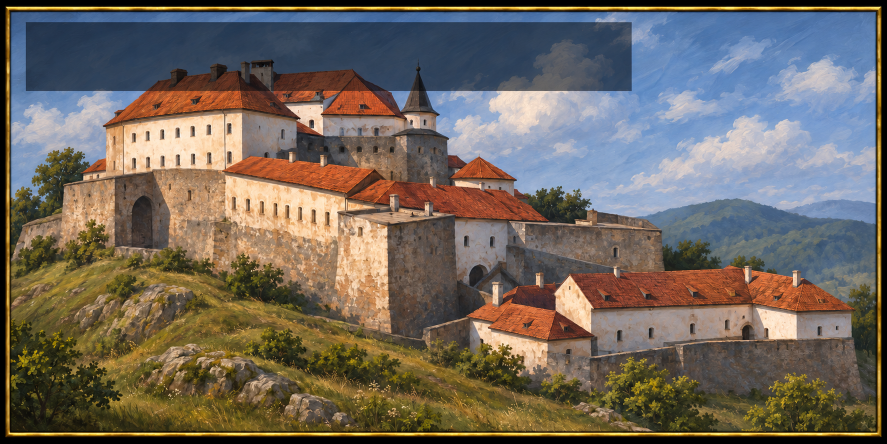
#> input picture gfx/interface/great_projects/source/palanok_fortress.png, 1774 x 887 px (shown at 1/2 size)
$ python build_uzh_states_general_icons.py
#> lines starting #> are read from the running program, lines starting #| are printed output that depends on the picture
### tools/build_government_ability_icons.py
"""Draw the button icons of the Galician and Volhynian government abilities.

Fifteen 82x82 sprites for four button-only mechanics:

  rip_hlc_boyar_council           3 buttons   round gold frame, crimson enamel
  rip_hlc_austrian_reorganization 6 buttons   black-and-gold octagon
  rip_vln_magnate_senate          3 buttons   arched gold frame, blue enamel
  rip_lit_pany_rada               3 buttons   shield frame, scarlet enamel, silver inner line

They replace the vanilla Cossack ability sprites these mechanics used to
borrow. The art is painted procedurally - polygons, gradients, a lit height
field and noise, supersampled 8x - so no image model and no external file is
involved, and --check can redraw every sprite and compare it with the
checked-in DDS. The edge length follows vanilla's own mechanic buttons
(devshirme, iqta, council of ten: 82x82); the frames follow its habit of one
frame shape per mechanic with a different picture inside.

    python tools/build_government_ability_icons.py            # write DDS + gfx
    python tools/build_government_ability_icons.py --check    # redraw and compare
    python tools/build_government_ability_icons.py --preview out.png --scale 4
    python tools/build_government_ability_icons.py --only boyar_office --preview x.png
    python tools/build_government_ability_icons.py --only rada_confirm --only rada_lord --only rada_retinues --preview x.png --columns 3
"""
from __future__ import annotations

import argparse
import math
import random
import sys
from collections import deque
from functools import reduce
from pathlib import Path

import numpy as np
from PIL import Image, ImageChops, ImageDraw, ImageEnhance, ImageFilter

ROOT = Path(__file__).resolve().parents[1]
SIZE = 82            # final sprite edge: vanilla's mechanic buttons are 82x82
SS = 4               # supersampling factor
S = SIZE * SS
LIGHT = (-0.55, -0.70, 0.62)          # light comes from the upper left
TEXTURE_DIR = 'gfx/interface/rip_government'
GFX_FILE = 'interface/RIP_shared_government_ability_icons.gfx'
CHECK_TOLERANCE = 3                    # per channel; float maths differs a little between machines


# --------------------------------------------------------------------------
# Toolkit. Coordinates are sprite units (0..82); a mask is an 'L' image at
# supersampled size, a layer an 'RGBA' image of the same size.
# --------------------------------------------------------------------------

def _px(points):
    return [(x * SS, y * SS) for x, y in points]


def hexc(value):
    value = value.lstrip('#')
    return tuple(int(value[i:i + 2], 16) for i in (0, 2, 4))


def blank_mask():
    return Image.new('L', (S, S), 0)


def full_mask():
    return Image.new('L', (S, S), 255)


def blank_layer():
    return Image.new('RGBA', (S, S), (0, 0, 0, 0))


# [11 lines left out: functions poly, rotate_points, not called in this run]


def place(points, degrees, at):
    """Rotate local points (y down, positive degrees turn clockwise on screen) and move them to `at`."""
    return rotate_points(points, math.radians(degrees), shift=at)


# [32 lines left out: functions ellipse, stroke, bezier, not called in this run]


def arc_points(cx, cy, rx, ry, a0, a1, n=32):
    return [(cx + rx * math.cos(a0 + (a1 - a0) * i / n), cy + ry * math.sin(a0 + (a1 - a0) * i / n))
            for i in range(n + 1)]


def union(*masks):
    return reduce(ImageChops.lighter, masks)


def minus(a, b):
    return ImageChops.subtract(a, b)


def inter(a, b):
    return ImageChops.multiply(a, b)


def blur(mask, radius):
    return mask.filter(ImageFilter.GaussianBlur(radius * SS))


def move(mask, dx, dy):
    return mask.transform(mask.size, Image.AFFINE, (1, 0, -dx * SS, 0, 1, -dy * SS), Image.BILINEAR)


# [5 lines left out: function grow, not called in this run]


def scaled(mask, factor):
    return mask.point(lambda v: int(v * factor))


# [24 lines left out: functions solid, from_alpha, over, clip, not called in this run]


def turn(layer, degrees, cx, cy):
    """Turn a whole layer about a point; positive degrees turn clockwise on screen."""
    return layer.rotate(-degrees, resample=Image.BICUBIC, center=(cx * SS, cy * SS))


# [8 lines left out: function ramp, not called in this run]


def _to_layer(rgb, mask):
    rgba = np.dstack([np.clip(rgb, 0, 255), np.asarray(mask, dtype=np.float32)]).astype(np.uint8)
    return Image.fromarray(rgba, 'RGBA')


_GRID = np.mgrid[0:S, 0:S].astype(np.float32)


# [52 lines left out: functions gradient, radial, shaded, roundness, glow, not called in this run]


def shadow(mask, dx=0.9, dy=1.3, softness=1.3, alpha=0.55, color=(0, 0, 0)):
    return solid(blur(move(mask, dx, dy), softness), color, alpha)


def outline(mask, width=0.7, color=(20, 10, 6), alpha=0.9):
    return solid(minus(grow(mask, width), mask), color, alpha)


# [53 lines left out: functions noise, tint, desaturate, strands, not called in this run]


# --------------------------------------------------------------------------
# Palettes (dark -> lit)
# --------------------------------------------------------------------------

GOLD = [(0.0, hexc('#3a2208')), (0.30, hexc('#8a5a14')), (0.5, hexc('#d6a22a')),
        (0.72, hexc('#f3d36a')), (1.0, hexc('#fff3b8'))]
STEEL = [(0.0, hexc('#1e262e')), (0.35, hexc('#5a6a78')), (0.5, hexc('#9aa8b4')),
         (0.75, hexc('#d6e0e8')), (1.0, hexc('#ffffff'))]
PARCHMENT = [(0.0, hexc('#8a6a3a')), (0.35, hexc('#c8a96a')), (0.5, hexc('#e8d9a8')),
             (0.8, hexc('#f6ecc8')), (1.0, hexc('#fffbe8'))]
WOOD = [(0.0, hexc('#2a160a')), (0.4, hexc('#5a3418')), (0.6, hexc('#7d4e26')),
        (0.85, hexc('#a8703a')), (1.0, hexc('#d0a066'))]
DARK_WOOD = [(0.0, hexc('#120904')), (0.4, hexc('#2e1a0c')), (0.6, hexc('#472a14')),
             (0.85, hexc('#6a4424')), (1.0, hexc('#a07a4a'))]
LEATHER = [(0.0, hexc('#1e0f06')), (0.4, hexc('#4a2a12')), (0.6, hexc('#6a3e1c')),
           (0.85, hexc('#8c5a2c')), (1.0, hexc('#c08a50'))]
FUR = [(0.0, hexc('#120a06')), (0.4, hexc('#2e1c10')), (0.6, hexc('#4a2e1a')),
       (0.85, hexc('#6e4c2e')), (1.0, hexc('#9a7a54'))]
VELVET_RED = [(0.0, hexc('#2a0508')), (0.4, hexc('#6a0e14')), (0.6, hexc('#9a1a22')),
              (0.85, hexc('#c4323a')), (1.0, hexc('#ee7a74'))]
WAX = [(0.0, hexc('#2e0606')), (0.4, hexc('#7a1010')), (0.6, hexc('#a81818')),
       (0.85, hexc('#d03a30')), (1.0, hexc('#ff9a88'))]
SKIN = [(0.0, hexc('#6a3a22')), (0.4, hexc('#c8885a')), (0.6, hexc('#e0aa80')),
        (0.85, hexc('#f2cba4')), (1.0, hexc('#fff2de'))]
BLUE_CLOTH = [(0.0, hexc('#08183a')), (0.4, hexc('#143a78')), (0.6, hexc('#2058a0')),
              (0.85, hexc('#4a86cc')), (1.0, hexc('#a8c8f0'))]
GREEN_CLOTH = [(0.0, hexc('#08240e')), (0.4, hexc('#145a24')), (0.6, hexc('#24803a')),
               (0.85, hexc('#4aac5e')), (1.0, hexc('#a8e0b0'))]
CANVAS = [(0.0, hexc('#8a7a5a')), (0.4, hexc('#cfc09a')), (0.6, hexc('#ece0bc')),
          (0.85, hexc('#fbf3d8')), (1.0, hexc('#ffffff'))]
THATCH = [(0.0, hexc('#4a3512')), (0.4, hexc('#8a6a28')), (0.6, hexc('#b8903a')),
          (0.85, hexc('#dcb858')), (1.0, hexc('#f8e090'))]
STONE = [(0.0, hexc('#22262e')), (0.4, hexc('#4c5668')), (0.6, hexc('#6e7a90')),
         (0.85, hexc('#98a6bc')), (1.0, hexc('#d4deee'))]
BLACK_ENAMEL = [(0.0, hexc('#050505')), (0.5, hexc('#161616')), (1.0, hexc('#46464a'))]
CRIMSON_ENAMEL = [(0.0, hexc('#2a0608')), (0.5, hexc('#6a1414')), (1.0, hexc('#b03028'))]
BLUE_ENAMEL = [(0.0, hexc('#08142e')), (0.5, hexc('#16336a')), (1.0, hexc('#3a68b0'))]

# Pany Rada: the Grand Duchy's red field, the Pahonia's silver, horses, coats and wax
TEAL_ENAMEL = [(0.0, hexc('#04201e')), (0.5, hexc('#0e5a54')), (1.0, hexc('#2aa89a'))]
VIOLET_ENAMEL = [(0.0, hexc('#1a0a2e')), (0.5, hexc('#46207a')), (1.0, hexc('#8a52c8'))]
UMBER_ENAMEL = [(0.0, hexc('#2a1606')), (0.5, hexc('#7a4a14')), (1.0, hexc('#c8882e'))]
SCARLET_ENAMEL = [(0.0, hexc('#38060a')), (0.5, hexc('#9a1218')), (1.0, hexc('#e04030'))]
SCARLET_FIELD = [(0.0, hexc('#3a060a')), (0.4, hexc('#8a1016')), (0.6, hexc('#b8161e')), (0.85, hexc('#e0302c')), (1.0, hexc('#ff7a66'))]
SILVER_LINE = [(0.0, hexc('#4a5460')), (0.45, hexc('#a8b4c0')), (0.75, hexc('#e8eef4')), (1.0, hexc('#ffffff'))]
SILVER_WHITE = [(0.0, hexc('#7c889c')), (0.40, hexc('#c4ccd9')), (0.62, hexc('#e6ebf2')), (0.85, hexc('#fafcff')), (1.0, hexc('#ffffff'))]
SILVER_PLATE = [(0.0, hexc('#46525f')), (0.40, hexc('#8d9aa8')), (0.62, hexc('#c2ccd6')), (0.85, hexc('#e8eef4')), (1.0, hexc('#ffffff'))]
BAY = [(0.0, hexc('#1a0c06')), (0.40, hexc('#42220f')), (0.62, hexc('#64371a')), (0.85, hexc('#8a5428')), (1.0, hexc('#b8854e'))]
DUN = [(0.0, hexc('#2a1c0e')), (0.40, hexc('#6a4a24')), (0.62, hexc('#8c6a38')), (0.85, hexc('#b8925a')), (1.0, hexc('#e2c48a'))]
GREY_HORSE = [(0.0, hexc('#2e3640')), (0.40, hexc('#6a7684')), (0.62, hexc('#8e9aa8')), (0.85, hexc('#c0cad4')), (1.0, hexc('#eef2f6'))]
BLACK_HORSE = [(0.0, hexc('#050608')), (0.40, hexc('#16181c')), (0.62, hexc('#262a30')), (0.85, hexc('#40464e')), (1.0, hexc('#6a727c'))]
MAIL = [(0.0, hexc('#20262e')), (0.40, hexc('#4c5866')), (0.62, hexc('#76828f')), (0.85, hexc('#aab6c2')), (1.0, hexc('#e4ecf2'))]
RED_COAT = [(0.0, hexc('#2a0508')), (0.4, hexc('#7a1018')), (0.62, hexc('#a81c24')), (0.85, hexc('#d04040')), (1.0, hexc('#f08a80'))]
SKY_BLUE_COAT = [(0.0, hexc('#0a1830')), (0.4, hexc('#1c4478')), (0.62, hexc('#2c64a8')), (0.85, hexc('#5a92d0')), (1.0, hexc('#b0d0f4'))]
YELLOW_COAT = [(0.0, hexc('#3a2a06')), (0.4, hexc('#8a6a14')), (0.62, hexc('#c49a22')), (0.85, hexc('#e8c448')), (1.0, hexc('#fff0a0'))]
BEARD_GREY = [(0.0, hexc('#585c60')), (0.5, hexc('#a8acb0')), (1.0, hexc('#f0f2f4'))]
BEARD_BROWN = [(0.0, hexc('#1a0e08')), (0.5, hexc('#4a2c18')), (1.0, hexc('#8a6444'))]
SABLE = [(0.0, hexc('#0c0604')), (0.4, hexc('#241408')), (0.62, hexc('#3a2410')), (0.85, hexc('#5c3e20')), (1.0, hexc('#8a6a40'))]
WAX_GREEN = [(0.0, hexc('#08240e')), (0.4, hexc('#1c5a2a')), (0.6, hexc('#2c7c3c')), (0.85, hexc('#52a862')), (1.0, hexc('#b0e8b8'))]
WAX_YELLOW = [(0.0, hexc('#3a2a06')), (0.4, hexc('#8a6a14')), (0.6, hexc('#c49a22')), (0.85, hexc('#e8c448')), (1.0, hexc('#fff0a0'))]


# --------------------------------------------------------------------------
# Frames
# --------------------------------------------------------------------------

def octagon_points(cx, cy, radius):
    return [(cx + radius * math.cos(math.pi / 8 + i * math.pi / 4) / math.cos(math.pi / 8),
             cy + radius * math.sin(math.pi / 8 + i * math.pi / 4) / math.cos(math.pi / 8)) for i in range(8)]


# [6 lines left out: function arch_poly, not called in this run]


def erode(mask, radius):
    """Shrink by `radius` units (the dual of grow)."""
    return ImageChops.invert(grow(ImageChops.invert(mask), radius))


# [25 lines left out: functions shield_poly, frame_masks, not called in this run]


INNER_LINE = {'shield': SILVER_LINE}      # every other frame keeps a gold inner line


# [17 lines left out: function draw_frame, not called in this run]


# --------------------------------------------------------------------------
# Props
# --------------------------------------------------------------------------

def backdrop(stops, center, radius):
    return radial(full_mask(), stops, center, radius)


def contact(cx, cy, rx, ry, alpha=0.5):
    return solid(blur(ellipse(cx, cy, rx, ry), 1.1), (0, 0, 0), alpha)


# [630 lines left out: functions fur_hat, charter, tear_apart, wax_seal, crown, sword and 21 more, not called in this run]


class DesignGrid:
    """Design-grid (0..100) to sprite mapping."""
    def __init__(self, cx, cy, scale, flip=False, degrees=0.0):
        self.cx, self.cy, self.k, self.flip, self.deg = cx, cy, scale, flip, degrees

    # [9 lines left out: function __call__, not called in this run]

    def pts(self, points):
        return [self(x, y) for x, y in points]

    def w(self, widths):
        return [v * self.k for v in widths]


# [26 lines left out: function vytis_parts, not called in this run]


def paint_part(layer, mask, stops, softness=0.8, relief=1.6, gain=1.5, spec=0.0, texture=None, edge=(20, 12, 10), edge_w=0.4, edge_a=0.95):
    layer = over(layer, outline(mask, edge_w, edge, edge_a))
    return over(layer, shaded(mask, stops, softness, relief=relief, gain=gain, spec=spec, texture=texture))


# [314 lines left out: functions vytis, walker_parts, boyar_rider, spline, rada_lord, hanging_seals and 8 more, not called in this run]


# --------------------------------------------------------------------------
# Painted source asset loaders and compositors
# --------------------------------------------------------------------------

_PAINTED_CACHE: dict[tuple, Image.Image] = {}
_ATLAS_ROWS = (0.0, 0.25, 0.5, 0.732, 1.0)


def _raw_image(rel_path: str) -> Image.Image:
    key = ('raw', rel_path)
    if key not in _PAINTED_CACHE:
        im = Image.open(ROOT / rel_path).convert('RGBA')
        if 'great_projects/source/' in rel_path.replace('\\', '/'):
            w, h = im.size
            im = im.crop((int(w * 0.025), int(h * 0.215), int(w * 0.975), int(h * 0.965)))
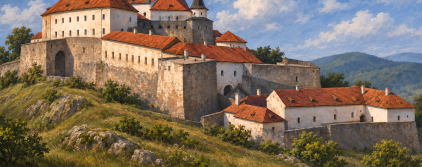
#> im: PIL image 1685x665 RGBA (shown at 1/4 size); mean R, G, B, A 129, 113, 95.9, 255
        _PAINTED_CACHE[key] = im
    return _PAINTED_CACHE[key]


# [199 lines left out: functions remove_dark_bg, atlas_cutout, gov_cutout, priv_cutout, church_cutout, disaster_cutout and 5 more, not called in this run]


def grade_rgba(
    image: Image.Image,
    tint_rgb: tuple[float, float, float] = (1.0, 1.0, 1.0),
    sat: float = 1.0,
    brightness: float = 1.0,
    contrast: float = 1.0,
) -> Image.Image:
    alpha = image.getchannel('A')
    rgb = image.convert('RGB')
    if sat != 1.0:
        rgb = ImageEnhance.Color(rgb).enhance(sat)
    if contrast != 1.0:
        rgb = ImageEnhance.Contrast(rgb).enhance(contrast)
    if brightness != 1.0:
        rgb = ImageEnhance.Brightness(rgb).enhance(brightness)
    if tint_rgb != (1.0, 1.0, 1.0):
        arr = np.asarray(rgb, dtype=np.float32)
        arr[..., 0] *= tint_rgb[0]
        arr[..., 1] *= tint_rgb[1]
        arr[..., 2] *= tint_rgb[2]
        rgb = Image.fromarray(np.clip(arr, 0, 255).astype(np.uint8), 'RGB')
    out = rgb.convert('RGBA')
    out.putalpha(alpha)
    return out


def painted_backdrop(
    rel_path: str,
    focus: tuple[float, float] = (0.5, 0.5),
    zoom: float = 1.0,
    flip: bool = False,
    degrees: float = 0.0,
    tint_rgb: tuple[float, float, float] = (1.0, 1.0, 1.0),
    sat: float = 1.0,
    brightness: float = 1.0,
    contrast: float = 1.05,
) -> Image.Image:
    src = _raw_image(rel_path)
    w, h = src.size
    side = max(32.0, min(w, h) / max(0.5, zoom))
    cx = max(side / 2.0, min(w - side / 2.0, focus[0] * w))
    cy = max(side / 2.0, min(h - side / 2.0, focus[1] * h))
    cropped = src.crop((int(round(cx - side / 2.0)), int(round(cy - side / 2.0)),
                        int(round(cx + side / 2.0)), int(round(cy + side / 2.0))))
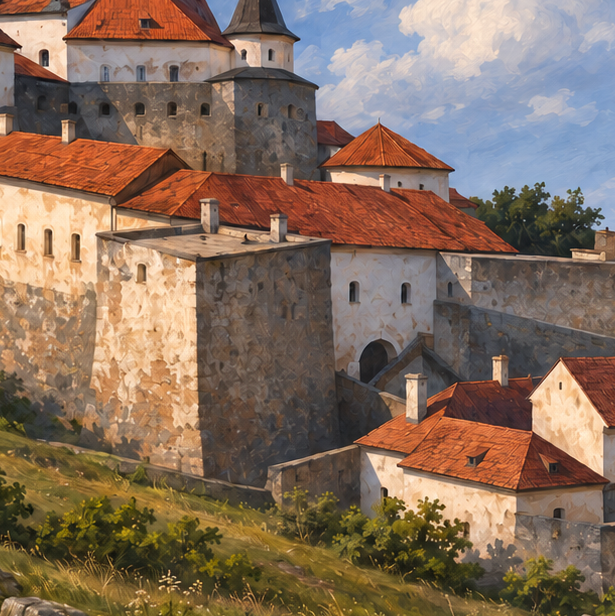
#> cropped: PIL image 615x616 RGBA; mean R, G, B, A 133.6, 110.9, 93.4, 255
    if flip:
        cropped = cropped.transpose(Image.FLIP_LEFT_RIGHT)
    if degrees:
        cropped = cropped.rotate(-degrees, resample=Image.BICUBIC)
    bg = Image.new('RGBA', cropped.size, (18, 12, 10, 255))
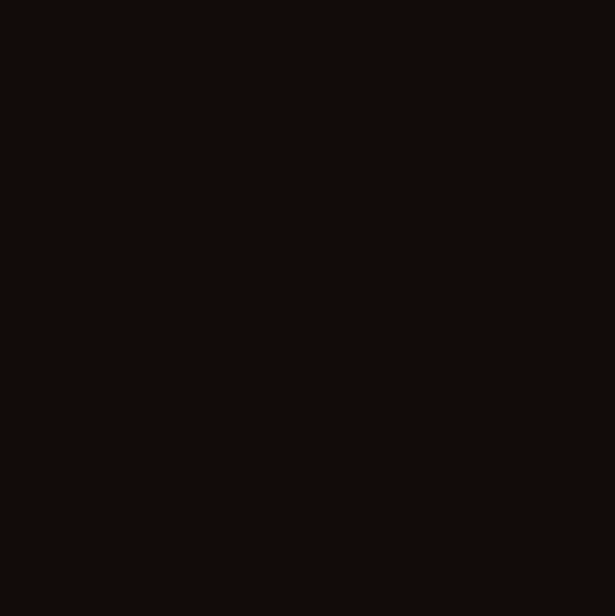
#> bg: PIL image 615x616 RGBA; mean R, G, B, A 18, 12, 10, 255
    bg.alpha_composite(cropped)
    resized = bg.resize((S, S), Image.LANCZOS)
    graded = grade_rgba(resized, tint_rgb=tint_rgb, sat=sat, brightness=brightness, contrast=contrast)
#> (the rest of the program and of its run is left out)
